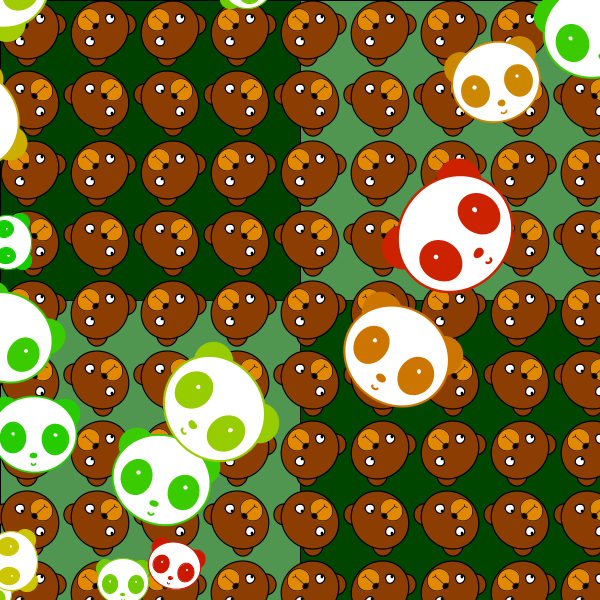
Frame 1 (no input)
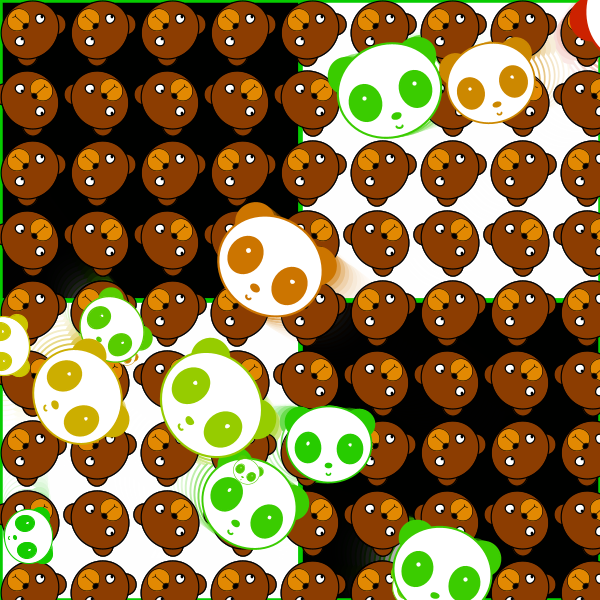
Frame 60 (the mouse pressed at the canvas centre just before this capture)
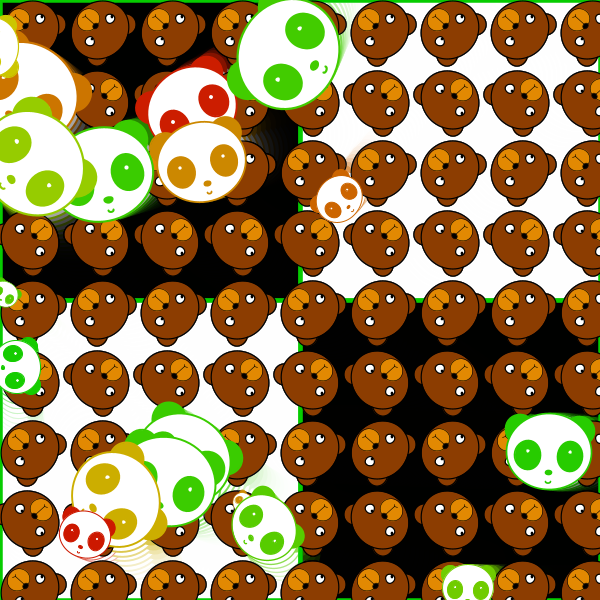
Frame 120 (the mouse held since frame 60 and released just before this capture)

The Processing sketch that drew these frames (run headless with seeded random() and noise(); from frame 60 on, the mouse is pressed at the canvas centre):

// Processing sketch: processing_40193
// ── processing_40193.pde

Panda[] hiPanda=new Panda[50];//set array for panda
void setup(){
  size(600,600);
  background(0,100,0);
  smooth();
  colorMode(HSB,360,100,100); //use HSB color mode
  for(int i=0;i<hiPanda.length;i++){     //give initial value to array of the panda)
     hiPanda[i]=new Panda(color(random(0,120),100,80),random(width),random(height),random(0.1,0.8));
  }
}
 
 void draw(){
fill(0,100,0,90);  // add shadow to the panda 's movement
rect(0,0,300,300);
fill(0,0,100,80);
rect(300,0,300,300);
fill(0,0,100,80);
rect(0,300,300,300);
fill(0,100,0,80);
rect(300,300,300,300);

   for(int p=30;p<width;p+=70){       //use loop to draw odd number line of bear 
  for(int q=30;q<height+80;q+=140){
  drawBear(p,q,40);}}
    for(int p=30;p<width;p+=70){
  for(int q=100;q<height+80;q+=140){   //use loop to draw even number line of bear
  drawBear(p,q,-40);}}
     for (int i=0;i<hiPanda.length;i++){   // make the array of panda move
   hiPanda[i].move();
   hiPanda[i].display();}
   }

void drawBear(int p,int q,float a){    //use function with augment to draw bear
  pushMatrix();
  translate(p,q); //set center as (p,q)
  rotate(a);  
  scale(0.3);
  //rotate(a);//rotate the bear
//ears of bear
fill(26,99,55);
stroke(0);
strokeWeight(4);
ellipse(-70,-50,70,70);
ellipse(70,-50,70,70);
//head of bear
fill(26,99,55);
stroke(0);
strokeWeight(4);
ellipse(0,0,200,180);
//eyes of bear
fill(0,0,100);
ellipse(-50,0,30,30);
ellipse(50,0,30,30);
fill(0,100,0);
ellipse(-60,0,7,7);
ellipse(40,0,7,7);
//mouse of bear
strokeWeight(2);
fill(36,99,89);
stroke(0);
ellipse(0,50,80,70);
stroke(0);
strokeWeight(2);
line(0,20,0,65);
line(0,65,-8,70);
line(0,65,8,70);
//nose of bear
fill(0,99,0);
ellipse(0,20,20,15);
popMatrix();}
 
 class Panda{      //set class of Panda
   color c;
   float x;
   float y;
   float xspeed;
   float d;
   
   Panda(color tempC, float tempX, float tempY,float tempD){ 
     c=tempC;
     x=tempX;
     y=tempY;
     xspeed=5;
     d=tempD;
   }
   
   void display(){
pushMatrix();
translate(x,y);
scale(d);
stroke(c);
//ears of panda
fill(c);
ellipse(-70,-50,70,70);
ellipse(70,-50,70,70);
//head of panda
fill(0,0,100);
strokeWeight(4);
ellipse(0,0,200,180);
//eyes of panda
fill(c);
ellipse(-50,10,60,70);
ellipse(50,10,60,70);
fill(0,0,100);
ellipse(-50,0,12,12);
ellipse(50,0,12,12);
//nose of panda
fill(c);
ellipse(0,50,15,10);
//mouse of panda
noFill();
stroke(c);
strokeWeight(4);
bezier(-5,70,-5,75,5,75,5,70);
popMatrix();
   }
   void move(){     //add functiion of movement
     x=x+xspeed;
     float a=0;
     a=a+0.3;
     rotate(a);
     if(x>width-d|| x<d){
       xspeed= -xspeed;
     }
   }
 }    
